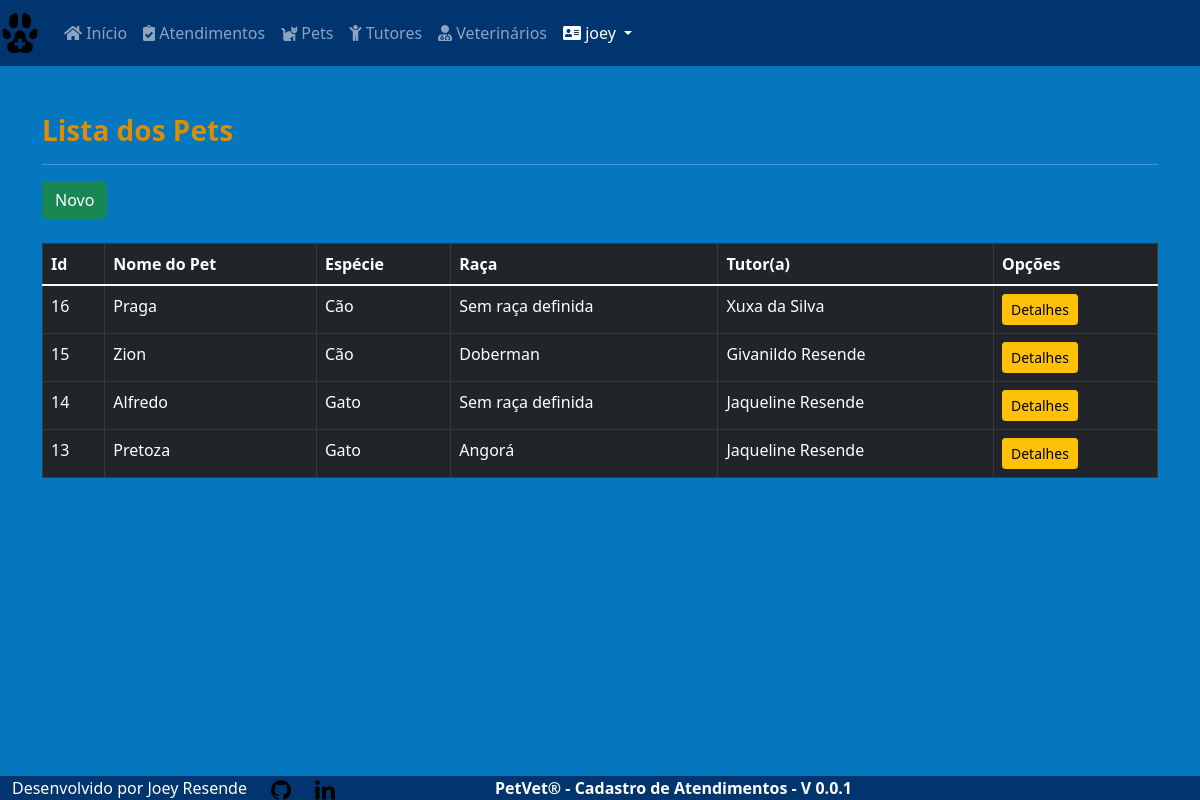
/core/pets/ (signed in), run on an earlier commit of the app's database.
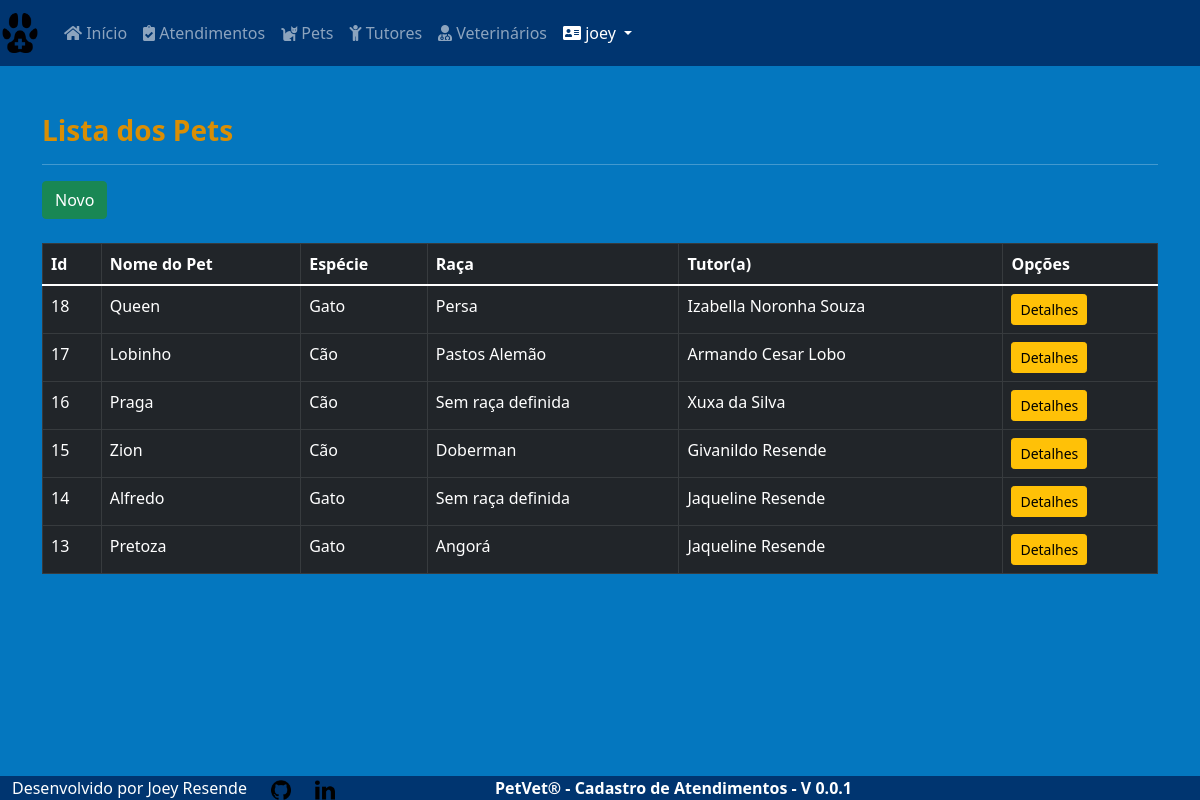
And on a later commit of the database.
### core/models.py (models this page shows, shortened)
class Pets(models.Model):
    id = models.AutoField(primary_key=True)
    pet_name = models.CharField(
        max_length=30, verbose_name='Nome do Pet')
    species = models.CharField(
        max_length=20, verbose_name='Espécie')
    breed = models.CharField(
        max_length=30, verbose_name='Raça')
    gender = models.CharField(
        max_length=5, choices=sex_status, verbose_name='Genêro')
    date_of_birth = models.DateField(
        null=True, blank=True, verbose_name='Data de Nascimento')
    castrated = models.CharField(
        max_length=3, choices=castrated_status, default='N', verbose_name='Castrado?')
    weight = models.DecimalField(
        max_digits=6, decimal_places=3, verbose_name='Peso')
    tutor_name = models.ForeignKey(
        'Tutor', on_delete=models.PROTECT, null=True, verbose_name="Nome do Tutor")
    class Meta:
        ordering = ['-id']

class Tutor(models.Model):
    tutor_name = models.CharField(
        max_length=30, verbose_name='Nome do Tutor')
    cpf = CPFField('cpf')
    phone = PhoneField(verbose_name='Telefone')
    email = models.EmailField(max_length=254, verbose_name='Email')
    cep = models.IntegerField(help_text='Cep')
    street = models.CharField(max_length=40, verbose_name='Rua')
    number = models.IntegerField(verbose_name='Numero')
    district = models.CharField(max_length=40, verbose_name='Bairro')
    city = models.CharField(
        max_length=40, default='Petrolina', verbose_name='Cidade')
    state = models.CharField(
        max_length=40, default='Pernambuco', verbose_name='Estado')
    class Meta:
        ordering = ['tutor_name']
    def __str__(self):
        return self.tutor_name

### core/views.py (the view)
# urls.py: path('pets/', PetList.as_view(), name='pets'),
class PetList(LoginRequiredMixin, ListView):
    login_url = reverse_lazy('login')
    model = Pets
    template_name = 'core/pet_list.html'

### core/templates/core/pet_list.html (shortened to what this page needs)
{% extends 'core/base_model.html' %}
{% load static %}
{% block content %}
<h3><strong>Lista dos Pets</strong></h3>
<hr>
<a href="{% url 'pet_new' %}" class="btn btn-success btn">Novo</a><br><br>
<div class="table-responsive">
  <table class="table table-bordered table-hover table-dark">
    <thead class="thead-dark">
      <tr>
        <th>Id</th>
        <th>Nome do Pet</th>
        <th>Espécie</th>
        <th>Raça</th>
        <th>Tutor(a)</th>
        <th>Opções</th>
      </tr>
    </thead>
      {% for each in object_list %}
      <tr>
        <td>{{ each.id }}</td>
        <td>{{ each.pet_name }}</td>
        <td>{{ each.species }}</td>
        <td>{{ each.breed }}</td>
        <td>{{ each.tutor_name }}</td>
        <td>
          <a href="{% url 'pet_detail' each.pk %}" class="btn btn-warning btn-sm">Detalhes</a>
        </td>
      </tr>
      {% empty %}
      <tr>
        <td colspan="6">Nenhum Pet cadastrado.</td>
      </tr>
      {% endfor %}
  </table>
</div>
{% endblock %}

What changed in the data, as far as the page shows it:
added Pets: id "18", pet_name "Queen", species "Gato", breed "Persa", tutor_name "Izabella Noronha Souza"
added Pets: id "17", pet_name "Lobinho", species "Cão", breed "Pastos Alemão", tutor_name "Armando Cesar Lobo"
